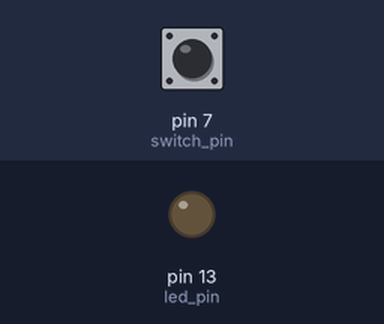
A sketch run on a simulated Arduino Uno, built with avr-gcc and run on an emulated ATmega328P. Parts: output pins drawn as LEDs (lit = HIGH). The test bench sets the inputs (shaded band); at power-on: pin 7 (switch_pin) LOW.

Above: at 1.2 s.
1.3 s: pin 7 (switch_pin) pulled HIGH for 0.15 s
At 1.37 s:
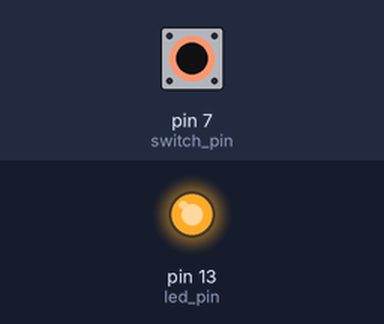
2.9 s: pin 7 (switch_pin) pulled HIGH for 3.2 s
At 6.4 s:
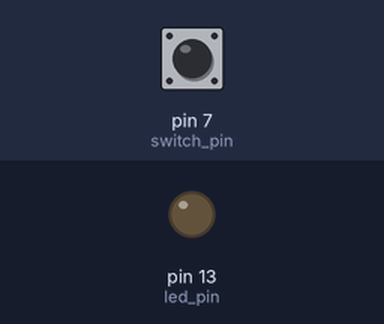
Timing chart, 0 to 7.9 s (numbered marks = the images above; inputs shaded):
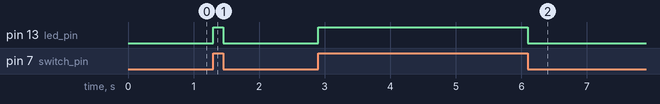

Measured:
- after the input at 1.3 s, pin 13 (led_pin): LOW → HIGH at once, → LOW 0.15 s later
- after the input at 2.9 s, pin 13 (led_pin): LOW → HIGH at once, → LOW 3.2 s later

The sketch:

sketch_mercury_ky-017.ino
```cpp
//Autora: Pamela Fialho
//Data: 10/08/2020
//Função: utilizar um sensor de inclinação KY-017 para acender um led

int led_pin = 13;
int switch_pin = 7;

void setup()
{
  pinMode(led_pin, OUTPUT);
  pinMode(switch_pin, INPUT);
}

void loop()
{
  if(digitalRead(switch_pin) == HIGH)
  {
    digitalWrite(led_pin, HIGH);
  }
  else
  {
    digitalWrite(led_pin, LOW);
  }
}
```
